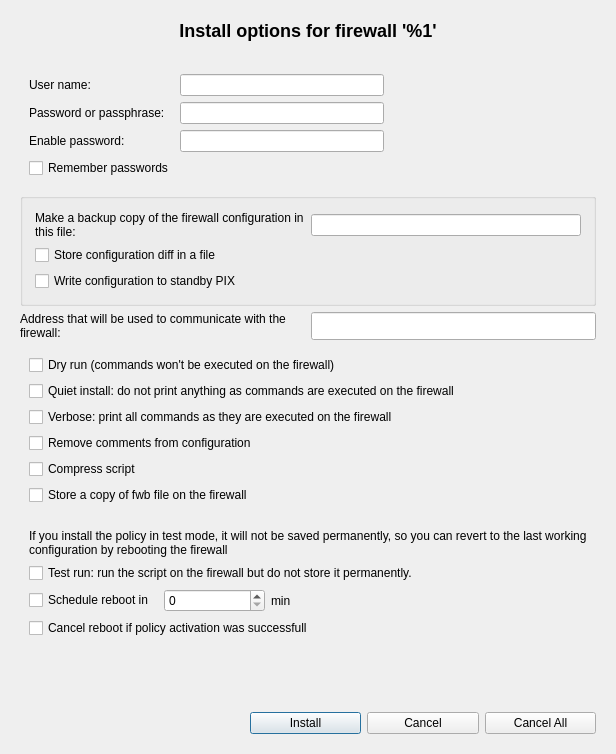
<?xml version="1.0" encoding="UTF-8"?>
<ui version="4.0">
 <class>instOptionsDialog_q</class>
 <widget class="QDialog" name="instOptionsDialog_q">
  <property name="geometry">
   <rect>
    <x>0</x>
    <y>0</y>
    <width>616</width>
    <height>754</height>
   </rect>
  </property>
  <property name="sizePolicy">
   <sizepolicy hsizetype="Preferred" vsizetype="Preferred">
    <horstretch>0</horstretch>
    <verstretch>0</verstretch>
   </sizepolicy>
  </property>
  <property name="maximumSize">
   <size>
    <width>32767</width>
    <height>32767</height>
   </size>
  </property>
  <property name="focusPolicy">
   <enum>Qt::StrongFocus</enum>
  </property>
  <property name="windowTitle">
   <string>Install options</string>
  </property>
  <property name="sizeGripEnabled">
   <bool>false</bool>
  </property>
  <layout class="QGridLayout" name="gridLayout_4">
   <item row="0" column="0">
    <widget class="QFrame" name="titleFrame">
     <property name="sizePolicy">
      <sizepolicy hsizetype="Preferred" vsizetype="Fixed">
       <horstretch>0</horstretch>
       <verstretch>0</verstretch>
      </sizepolicy>
     </property>
     <property name="maximumSize">
      <size>
       <width>32767</width>
       <height>32767</height>
      </size>
     </property>
     <property name="frameShape">
      <enum>QFrame::NoFrame</enum>
     </property>
     <property name="frameShadow">
      <enum>QFrame::Plain</enum>
     </property>
     <layout class="QHBoxLayout">
      <item>
       <widget class="QLabel" name="dialogTitleLine">
        <property name="text">
         <string>&lt;p align=&quot;center&quot;&gt;&lt;b&gt;&lt;font size=&quot;+2&quot;&gt;Install options for firewall '%1'&lt;/font&gt;&lt;/b&gt;&lt;/p&gt;</string>
        </property>
        <property name="wordWrap">
         <bool>false</bool>
        </property>
       </widget>
      </item>
     </layout>
    </widget>
   </item>
   <item row="1" column="0">
    <widget class="QFrame" name="mainBox">
     <property name="sizePolicy">
      <sizepolicy hsizetype="Preferred" vsizetype="Minimum">
       <horstretch>0</horstretch>
       <verstretch>0</verstretch>
      </sizepolicy>
     </property>
     <property name="frameShape">
      <enum>QFrame::NoFrame</enum>
     </property>
     <property name="frameShadow">
      <enum>QFrame::Plain</enum>
     </property>
     <layout class="QGridLayout" name="gridLayout_3">
      <item row="0" column="0" colspan="2">
       <widget class="QFrame" name="frame15">
        <property name="sizePolicy">
         <sizepolicy hsizetype="Preferred" vsizetype="Preferred">
          <horstretch>0</horstretch>
          <verstretch>0</verstretch>
         </sizepolicy>
        </property>
        <property name="minimumSize">
         <size>
          <width>500</width>
          <height>50</height>
         </size>
        </property>
        <property name="frameShape">
         <enum>QFrame::NoFrame</enum>
        </property>
        <property name="frameShadow">
         <enum>QFrame::Plain</enum>
        </property>
        <layout class="QGridLayout" name="gridLayout">
         <item row="0" column="0">
          <widget class="QLabel" name="unameLbl">
           <property name="text">
            <string>User name:</string>
           </property>
           <property name="wordWrap">
            <bool>false</bool>
           </property>
          </widget>
         </item>
         <item row="0" column="1">
          <widget class="QLineEdit" name="uname"/>
         </item>
         <item row="0" column="2">
          <spacer>
           <property name="orientation">
            <enum>Qt::Horizontal</enum>
           </property>
           <property name="sizeType">
            <enum>QSizePolicy::Expanding</enum>
           </property>
           <property name="sizeHint" stdset="0">
            <size>
             <width>20</width>
             <height>22</height>
            </size>
           </property>
          </spacer>
         </item>
         <item row="1" column="0">
          <widget class="QLabel" name="pwdLbl">
           <property name="text">
            <string>Password or passphrase:</string>
           </property>
           <property name="wordWrap">
            <bool>false</bool>
           </property>
          </widget>
         </item>
         <item row="1" column="1">
          <widget class="QLineEdit" name="pwd"/>
         </item>
         <item row="2" column="0">
          <widget class="QLabel" name="epwdLbl">
           <property name="text">
            <string>Enable password:</string>
           </property>
           <property name="wordWrap">
            <bool>false</bool>
           </property>
          </widget>
         </item>
         <item row="2" column="1">
          <widget class="QLineEdit" name="epwd"/>
         </item>
         <item row="3" column="0">
          <widget class="QCheckBox" name="rememberPass">
           <property name="toolTip">
            <string>Remember passwords for the duration of the session (passwords
are never stored permanently). To enable this option turn it on
in Preferences and configure user name used to authenticate to
the firewall in the &quot;advanced&quot; settings dialog of the firewall object.</string>
           </property>
           <property name="layoutDirection">
            <enum>Qt::LeftToRight</enum>
           </property>
           <property name="text">
            <string>Remember passwords</string>
           </property>
          </widget>
         </item>
        </layout>
       </widget>
      </item>
      <item row="1" column="0" colspan="2">
       <widget class="QGroupBox" name="PIXgroupBox">
        <property name="sizePolicy">
         <sizepolicy hsizetype="Preferred" vsizetype="Fixed">
          <horstretch>0</horstretch>
          <verstretch>0</verstretch>
         </sizepolicy>
        </property>
        <property name="title">
         <string/>
        </property>
        <property name="flat">
         <bool>false</bool>
        </property>
        <layout class="QGridLayout">
         <property name="margin">
          <number>12</number>
         </property>
         <item row="3" column="0" colspan="2">
          <widget class="QCheckBox" name="saveStandby">
           <property name="text">
            <string>Write configuration to standby PIX</string>
           </property>
          </widget>
         </item>
         <item row="2" column="0" colspan="2">
          <widget class="QCheckBox" name="saveDiff">
           <property name="text">
            <string>Store configuration diff in a file</string>
           </property>
          </widget>
         </item>
         <item row="1" column="0">
          <widget class="QLabel" name="backupConfigFileLbl">
           <property name="sizePolicy">
            <sizepolicy hsizetype="Expanding" vsizetype="Preferred">
             <horstretch>0</horstretch>
             <verstretch>0</verstretch>
            </sizepolicy>
           </property>
           <property name="text">
            <string>Make a backup copy of the firewall configuration in this file:</string>
           </property>
           <property name="alignment">
            <set>Qt::AlignVCenter</set>
           </property>
           <property name="wordWrap">
            <bool>true</bool>
           </property>
          </widget>
         </item>
         <item row="1" column="1">
          <widget class="QLineEdit" name="backupConfigFile">
           <property name="minimumSize">
            <size>
             <width>0</width>
             <height>0</height>
            </size>
           </property>
          </widget>
         </item>
        </layout>
       </widget>
      </item>
      <item row="2" column="0">
       <widget class="QLabel" name="altAddressLabel">
        <property name="sizePolicy">
         <sizepolicy hsizetype="Expanding" vsizetype="Preferred">
          <horstretch>0</horstretch>
          <verstretch>0</verstretch>
         </sizepolicy>
        </property>
        <property name="text">
         <string>Address that will be used to communicate with the firewall:</string>
        </property>
        <property name="alignment">
         <set>Qt::AlignVCenter</set>
        </property>
        <property name="wordWrap">
         <bool>true</bool>
        </property>
       </widget>
      </item>
      <item row="2" column="1">
       <widget class="QLineEdit" name="altAddress">
        <property name="minimumSize">
         <size>
          <width>200</width>
          <height>0</height>
         </size>
        </property>
        <property name="maximumSize">
         <size>
          <width>32767</width>
          <height>32767</height>
         </size>
        </property>
       </widget>
      </item>
      <item row="3" column="0" colspan="2">
       <widget class="QFrame" name="generalOptionsBox">
        <property name="sizePolicy">
         <sizepolicy hsizetype="Preferred" vsizetype="Fixed">
          <horstretch>0</horstretch>
          <verstretch>0</verstretch>
         </sizepolicy>
        </property>
        <property name="frameShape">
         <enum>QFrame::NoFrame</enum>
        </property>
        <property name="frameShadow">
         <enum>QFrame::Plain</enum>
        </property>
        <layout class="QGridLayout" name="gridLayout_2">
         <item row="0" column="0">
          <widget class="QCheckBox" name="test">
           <property name="text">
            <string>Dry run (commands won't be executed on the firewall)</string>
           </property>
          </widget>
         </item>
         <item row="1" column="0">
          <widget class="QCheckBox" name="quiet">
           <property name="text">
            <string>Quiet install: do not print anything as commands are executed on the firewall</string>
           </property>
          </widget>
         </item>
         <item row="2" column="0">
          <widget class="QCheckBox" name="verbose">
           <property name="text">
            <string>Verbose: print all commands as they are executed on the firewall</string>
           </property>
          </widget>
         </item>
         <item row="3" column="0">
          <widget class="QCheckBox" name="stripComments">
           <property name="text">
            <string>Remove comments from configuration</string>
           </property>
          </widget>
         </item>
         <item row="4" column="0">
          <widget class="QCheckBox" name="compressScript">
           <property name="text">
            <string>Compress script</string>
           </property>
          </widget>
         </item>
         <item row="5" column="0">
          <widget class="QCheckBox" name="copyFWB">
           <property name="text">
            <string>Store a copy of fwb file on the firewall</string>
           </property>
          </widget>
         </item>
        </layout>
       </widget>
      </item>
      <item row="4" column="0" colspan="2">
       <widget class="QFrame" name="testOptionsBox">
        <property name="sizePolicy">
         <sizepolicy hsizetype="Preferred" vsizetype="Fixed">
          <horstretch>0</horstretch>
          <verstretch>0</verstretch>
         </sizepolicy>
        </property>
        <property name="frameShape">
         <enum>QFrame::NoFrame</enum>
        </property>
        <property name="frameShadow">
         <enum>QFrame::Plain</enum>
        </property>
        <layout class="QGridLayout">
         <item row="2" column="2">
          <widget class="QLabel" name="rollbackTimeUnit">
           <property name="text">
            <string>min</string>
           </property>
           <property name="wordWrap">
            <bool>false</bool>
           </property>
          </widget>
         </item>
         <item row="2" column="1">
          <widget class="QSpinBox" name="rollbackTime">
           <property name="maximum">
            <number>99999</number>
           </property>
          </widget>
         </item>
         <item row="2" column="3" colspan="2">
          <spacer>
           <property name="orientation">
            <enum>Qt::Vertical</enum>
           </property>
           <property name="sizeType">
            <enum>QSizePolicy::Expanding</enum>
           </property>
           <property name="sizeHint" stdset="0">
            <size>
             <width>140</width>
             <height>20</height>
            </size>
           </property>
          </spacer>
         </item>
         <item row="1" column="0" colspan="4">
          <widget class="QCheckBox" name="testRun">
           <property name="text">
            <string>Test run: run the script on the firewall but do not store it permanently.</string>
           </property>
          </widget>
         </item>
         <item row="1" column="4">
          <spacer>
           <property name="orientation">
            <enum>Qt::Vertical</enum>
           </property>
           <property name="sizeType">
            <enum>QSizePolicy::Expanding</enum>
           </property>
           <property name="sizeHint" stdset="0">
            <size>
             <width>30</width>
             <height>20</height>
            </size>
           </property>
          </spacer>
         </item>
         <item row="2" column="0">
          <widget class="QCheckBox" name="rollback">
           <property name="toolTip">
            <string>Rebooting the firewall will restore its original policy. To cancel reboot, install the policy with &quot;test run&quot; option turned off</string>
           </property>
           <property name="text">
            <string>Schedule reboot in </string>
           </property>
          </widget>
         </item>
         <item row="0" column="0" colspan="5">
          <widget class="QLabel" name="textLabel1">
           <property name="text">
            <string>If you install the policy in test mode, it will not be saved permanently, so you can revert to the last working configuration by rebooting the firewall</string>
           </property>
           <property name="alignment">
            <set>Qt::AlignVCenter</set>
           </property>
           <property name="wordWrap">
            <bool>true</bool>
           </property>
          </widget>
         </item>
         <item row="3" column="0" colspan="5">
          <widget class="QCheckBox" name="cancelRollbackIfSuccess">
           <property name="text">
            <string>Cancel reboot if policy activation was successfull</string>
           </property>
          </widget>
         </item>
        </layout>
       </widget>
      </item>
      <item row="5" column="0" colspan="2">
       <spacer name="verticalSpacer">
        <property name="orientation">
         <enum>Qt::Vertical</enum>
        </property>
        <property name="sizeHint" stdset="0">
         <size>
          <width>568</width>
          <height>37</height>
         </size>
        </property>
       </spacer>
      </item>
     </layout>
    </widget>
   </item>
   <item row="2" column="0">
    <widget class="QFrame" name="buttonsFrame">
     <property name="sizePolicy">
      <sizepolicy hsizetype="Preferred" vsizetype="Fixed">
       <horstretch>0</horstretch>
       <verstretch>0</verstretch>
      </sizepolicy>
     </property>
     <property name="maximumSize">
      <size>
       <width>32767</width>
       <height>32767</height>
      </size>
     </property>
     <property name="frameShape">
      <enum>QFrame::NoFrame</enum>
     </property>
     <property name="frameShadow">
      <enum>QFrame::Plain</enum>
     </property>
     <layout class="QGridLayout">
      <item row="0" column="1">
       <widget class="QPushButton" name="okButton">
        <property name="text">
         <string>Install</string>
        </property>
       </widget>
      </item>
      <item row="0" column="2">
       <widget class="QPushButton" name="cancelButton">
        <property name="text">
         <string>Cancel</string>
        </property>
       </widget>
      </item>
      <item row="0" column="0">
       <spacer>
        <property name="orientation">
         <enum>Qt::Vertical</enum>
        </property>
        <property name="sizeType">
         <enum>QSizePolicy::Expanding</enum>
        </property>
        <property name="sizeHint" stdset="0">
         <size>
          <width>230</width>
          <height>20</height>
         </size>
        </property>
       </spacer>
      </item>
      <item row="0" column="3">
       <widget class="QPushButton" name="cancelAllButton">
        <property name="text">
         <string>Cancel All</string>
        </property>
       </widget>
      </item>
     </layout>
    </widget>
   </item>
  </layout>
 </widget>
 <tabstops>
  <tabstop>uname</tabstop>
  <tabstop>pwd</tabstop>
  <tabstop>epwd</tabstop>
  <tabstop>backupConfigFile</tabstop>
  <tabstop>saveDiff</tabstop>
  <tabstop>saveStandby</tabstop>
  <tabstop>altAddress</tabstop>
  <tabstop>quiet</tabstop>
  <tabstop>verbose</tabstop>
  <tabstop>stripComments</tabstop>
  <tabstop>compressScript</tabstop>
  <tabstop>copyFWB</tabstop>
  <tabstop>testRun</tabstop>
  <tabstop>rollback</tabstop>
  <tabstop>rollbackTime</tabstop>
  <tabstop>cancelRollbackIfSuccess</tabstop>
  <tabstop>okButton</tabstop>
  <tabstop>cancelButton</tabstop>
 </tabstops>
 <resources/>
 <connections>
  <connection>
   <sender>okButton</sender>
   <signal>clicked()</signal>
   <receiver>instOptionsDialog_q</receiver>
   <slot>accept()</slot>
   <hints>
    <hint type="sourcelabel">
     <x>262</x>
     <y>702</y>
    </hint>
    <hint type="destinationlabel">
     <x>20</x>
     <y>20</y>
    </hint>
   </hints>
  </connection>
  <connection>
   <sender>cancelButton</sender>
   <signal>clicked()</signal>
   <receiver>instOptionsDialog_q</receiver>
   <slot>reject()</slot>
   <hints>
    <hint type="sourcelabel">
     <x>433</x>
     <y>702</y>
    </hint>
    <hint type="destinationlabel">
     <x>20</x>
     <y>20</y>
    </hint>
   </hints>
  </connection>
  <connection>
   <sender>cancelAllButton</sender>
   <signal>clicked()</signal>
   <receiver>instOptionsDialog_q</receiver>
   <slot>cancelAll()</slot>
   <hints>
    <hint type="sourcelabel">
     <x>542</x>
     <y>809</y>
    </hint>
    <hint type="destinationlabel">
     <x>307</x>
     <y>420</y>
    </hint>
   </hints>
  </connection>
  <connection>
   <sender>testRun</sender>
   <signal>toggled(bool)</signal>
   <receiver>instOptionsDialog_q</receiver>
   <slot>testModeToggled()</slot>
   <hints>
    <hint type="sourcelabel">
     <x>255</x>
     <y>567</y>
    </hint>
    <hint type="destinationlabel">
     <x>307</x>
     <y>376</y>
    </hint>
   </hints>
  </connection>
 </connections>
 <slots>
  <slot>cancelAll()</slot>
  <slot>testModeToggled()</slot>
 </slots>
</ui>
